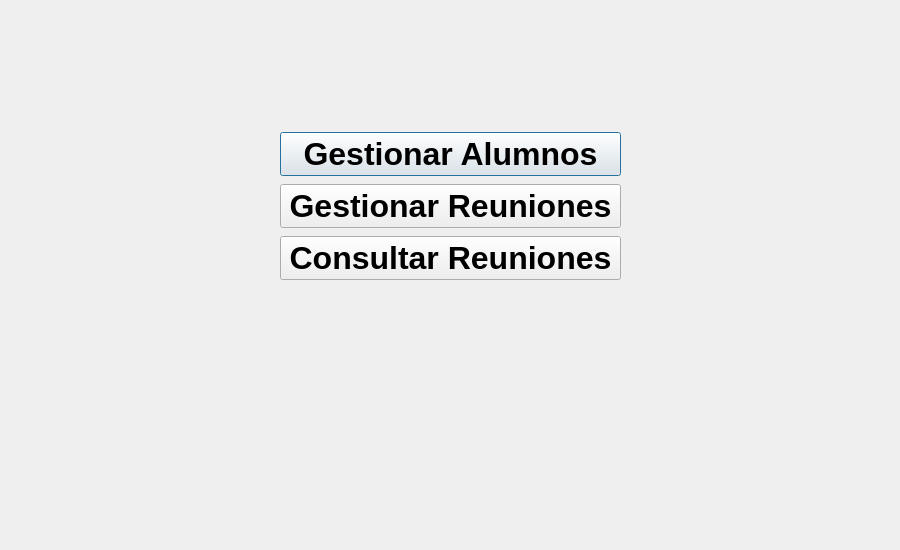
<?xml version="1.0" encoding="UTF-8"?>
<ui version="4.0">
 <class>gestor</class>
 <widget class="QDialog" name="gestor">
  <property name="geometry">
   <rect>
    <x>0</x>
    <y>0</y>
    <width>900</width>
    <height>550</height>
   </rect>
  </property>
  <property name="sizePolicy">
   <sizepolicy hsizetype="Fixed" vsizetype="Fixed">
    <horstretch>0</horstretch>
    <verstretch>0</verstretch>
   </sizepolicy>
  </property>
  <property name="minimumSize">
   <size>
    <width>900</width>
    <height>550</height>
   </size>
  </property>
  <property name="maximumSize">
   <size>
    <width>900</width>
    <height>550</height>
   </size>
  </property>
  <property name="windowTitle">
   <string>Gestor</string>
  </property>
  <widget class="QWidget" name="layoutWidget">
   <property name="geometry">
    <rect>
     <x>280</x>
     <y>130</y>
     <width>341</width>
     <height>155</height>
    </rect>
   </property>
   <layout class="QVBoxLayout" name="verticalLayout">
    <item>
     <widget class="QPushButton" name="btnGestionarAlumnos">
      <property name="enabled">
       <bool>true</bool>
      </property>
      <property name="font">
       <font>
        <pointsize>24</pointsize>
        <weight>75</weight>
        <bold>true</bold>
       </font>
      </property>
      <property name="text">
       <string>Gestionar Alumnos</string>
      </property>
     </widget>
    </item>
    <item>
     <widget class="QPushButton" name="btnGestionarReuniones_2">
      <property name="font">
       <font>
        <pointsize>24</pointsize>
        <weight>75</weight>
        <bold>true</bold>
       </font>
      </property>
      <property name="text">
       <string>Gestionar Reuniones</string>
      </property>
     </widget>
    </item>
    <item>
     <widget class="QPushButton" name="btnConsultarReuniones">
      <property name="font">
       <font>
        <pointsize>24</pointsize>
        <weight>75</weight>
        <bold>true</bold>
       </font>
      </property>
      <property name="text">
       <string>Consultar Reuniones</string>
      </property>
     </widget>
    </item>
   </layout>
  </widget>
 </widget>
 <resources/>
 <connections>
  <connection>
   <sender>btnGestionarAlumnos</sender>
   <signal>clicked()</signal>
   <receiver>gestor</receiver>
   <slot>openVentana31()</slot>
   <hints>
    <hint type="sourcelabel">
     <x>599</x>
     <y>152</y>
    </hint>
    <hint type="destinationlabel">
     <x>628</x>
     <y>607</y>
    </hint>
   </hints>
  </connection>
 </connections>
 <slots>
  <slot>openVentana31()</slot>
  <slot>openVentana32()</slot>
  <slot>openVentana33()</slot>
 </slots>
</ui>
